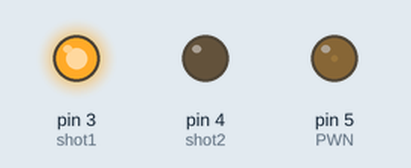
A sketch run on a simulated Arduino Uno, built with avr-gcc and run on an emulated ATmega328P. Parts: output pins drawn as LEDs (lit = HIGH).

Above: at 0.05 s.
At 3.0 s:
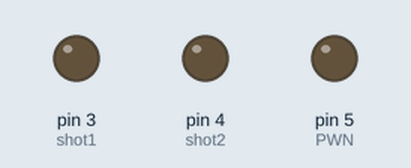
At 5.95 s:
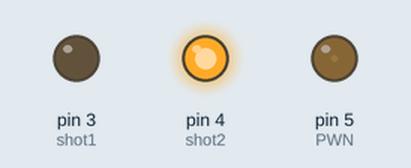
Timing chart, 0 to 7.8 s (numbered marks = the images above):
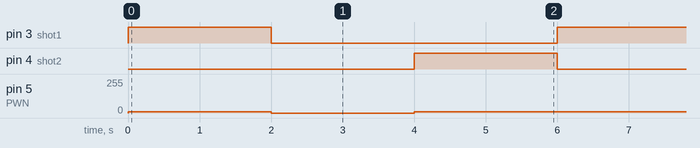

Measured:
- by itself, pin 3 (shot1), pin 4 (shot2): alternates HIGH for 2.0 s and LOW for 4.0 s
- by itself, pin 5 (PWN): repeats every 6.0 s: 0/255 2.0 s, 10/255 4.0 s

The sketch:

test_drive.ino
```cpp
#define shot1 3
#define shot2 4
#define PWN   5

void setup() {
  pinMode(shot1,OUTPUT);
  pinMode(shot2,OUTPUT);
  pinMode(PWN,OUTPUT);

}

void loop() {
  digitalWrite(shot1,HIGH);
  digitalWrite(shot2,LOW);
  analogWrite(PWN,10);
  delay(2000);
  digitalWrite(shot1,LOW);
  digitalWrite(shot2,LOW);
  analogWrite(PWN,0);
  delay(2000);
  digitalWrite(shot1,LOW);
  digitalWrite(shot2,HIGH);
  analogWrite(PWN,10);
  delay(2000);
  digitalWrite(shot1,LOW);
  digitalWrite(shot2,LOW);
  analogWrite(PWN,0);
}
```
